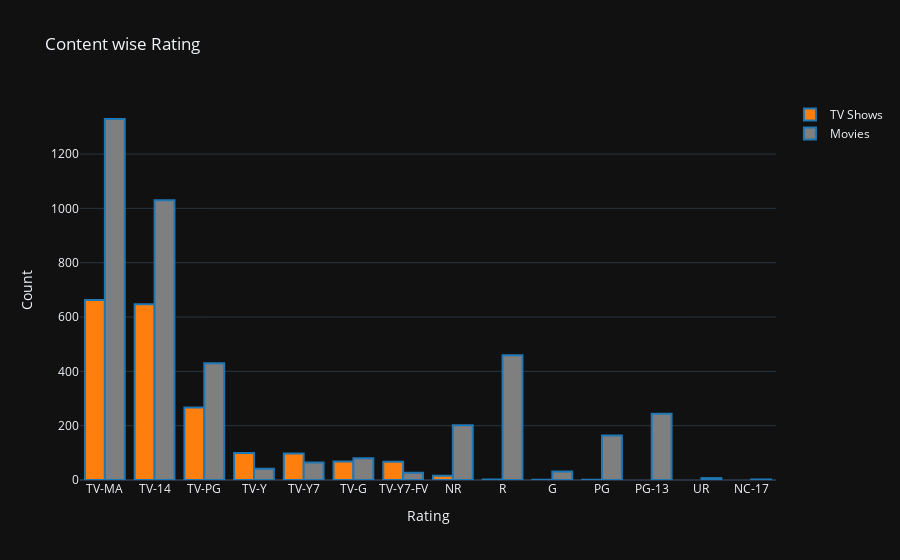

Write notebook code for a chart like this one.
### Markdown cell above
### Content wise rating

### Code cell
tv    = df[df["type"]=="TV Show"]
movie = df[df["type"]=="Movie"]

temp_tv     = tv['rating'].value_counts().reset_index()
temp_movie  = movie['rating'].value_counts().reset_index()

# create trace1
tv_trace = go.Bar(
                x = temp_tv['index'],
                y = temp_tv['rating'],
                name="TV Shows",  
                marker = dict(color = 'rgb(255, 127, 14)',
                              line=dict(color='rgb(31, 119, 180)',width=2.0)))

movie_trace = go.Bar(
                x = temp_movie['index'],
                y = temp_movie['rating'],
                name="Movies",
                marker = dict(color = 'rgb(127, 127, 127)',
                              line=dict(color='rgb(31, 119, 180)',width=2.0)))


layout = go.Layout(template= "plotly_dark",title = 'Content wise Rating' , xaxis = dict(title = 'Rating'), yaxis = dict(title = 'Count'))
fig = go.Figure(data = [tv_trace,movie_trace], layout = layout)
fig.show()

### Figure 1 — Plotly figure (JSON) as saved in the notebook; plotly's stock layout.template omitted (floating-point values rounded to 4 significant figures)
{"data": [{"marker": {"color": "rgb(255, 127, 14)", "line": {"color": "rgb(31, 119, 180)", "width": 2}}, "name": "TV Shows", "type": "bar", "x": ["TV-MA", "TV-14", "TV-PG", "TV-Y", "TV-Y7", "TV-G", "TV-Y7-FV", "NR", "R", "G", "PG"], "y": [663, 647, 267, 99, 98, 68, 67, 16, 2, 1, 1]}, {"marker": {"color": "rgb(127, 127, 127)", "line": {"color": "rgb(31, 119, 180)", "width": 2}}, "name": "Movies", "type": "bar", "x": ["TV-MA", "TV-14", "R", "TV-PG", "PG-13", "NR", "PG", "TV-G", "TV-Y7", "TV-Y", "G", "TV-Y7-FV", "UR", "NC-17"], "y": [1329, 1030, 459, 430, 244, 202, 164, 80, 64, 41, 31, 27, 7, 2]}], "layout": {"title": {"text": "Content wise Rating"}, "xaxis": {"title": {"text": "Rating"}}, "yaxis": {"title": {"text": "Count"}}}}
